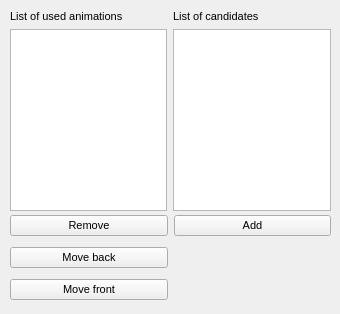
      <widget class="QWidget" name="tab_animation_composite">
       <attribute name="title">
        <string>Composite</string>
       </attribute>
       <widget class="QWidget" name="layoutWidget10">
        <property name="geometry">
         <rect>
          <x>10</x>
          <y>10</y>
          <width>321</width>
          <height>201</height>
         </rect>
        </property>
        <layout class="QGridLayout" name="gridLayout_2">
         <item row="0" column="0">
          <widget class="QLabel" name="lblCompositeInnerList">
           <property name="font">
            <font>
             <pointsize>8</pointsize>
            </font>
           </property>
           <property name="text">
            <string>List of used animations</string>
           </property>
          </widget>
         </item>
         <item row="0" column="1">
          <widget class="QLabel" name="lblCompositeOuterList">
           <property name="font">
            <font>
             <pointsize>8</pointsize>
            </font>
           </property>
           <property name="text">
            <string>List of candidates</string>
           </property>
          </widget>
         </item>
         <item row="1" column="0">
          <widget class="QListWidget" name="lstCompositeList"/>
         </item>
         <item row="1" column="1">
          <widget class="QListWidget" name="lstCompositeCandidates"/>
         </item>
        </layout>
       </widget>
       <widget class="QWidget" name="layoutWidget11">
        <property name="geometry">
         <rect>
          <x>10</x>
          <y>210</y>
          <width>321</width>
          <height>95</height>
         </rect>
        </property>
        <layout class="QGridLayout" name="gridLayout_3">
         <item row="0" column="0">
          <widget class="QPushButton" name="btnCompositeAnimationRemoveFromList">
           <property name="font">
            <font>
             <pointsize>8</pointsize>
            </font>
           </property>
           <property name="text">
            <string>Remove</string>
           </property>
          </widget>
         </item>
         <item row="0" column="1">
          <widget class="QPushButton" name="btnCompositeAnimationAddToList">
           <property name="font">
            <font>
             <pointsize>8</pointsize>
            </font>
           </property>
           <property name="text">
            <string>Add</string>
           </property>
          </widget>
         </item>
         <item row="1" column="0">
          <widget class="QPushButton" name="btnCompositeAnimationMoveBack">
           <property name="font">
            <font>
             <pointsize>8</pointsize>
            </font>
           </property>
           <property name="text">
            <string>Move back</string>
           </property>
          </widget>
         </item>
         <item row="2" column="0">
          <widget class="QPushButton" name="btnCompositeAnimationMoveFront">
           <property name="font">
            <font>
             <pointsize>8</pointsize>
            </font>
           </property>
           <property name="text">
            <string>Move front</string>
           </property>
          </widget>
         </item>
        </layout>
       </widget>
      </widget>
